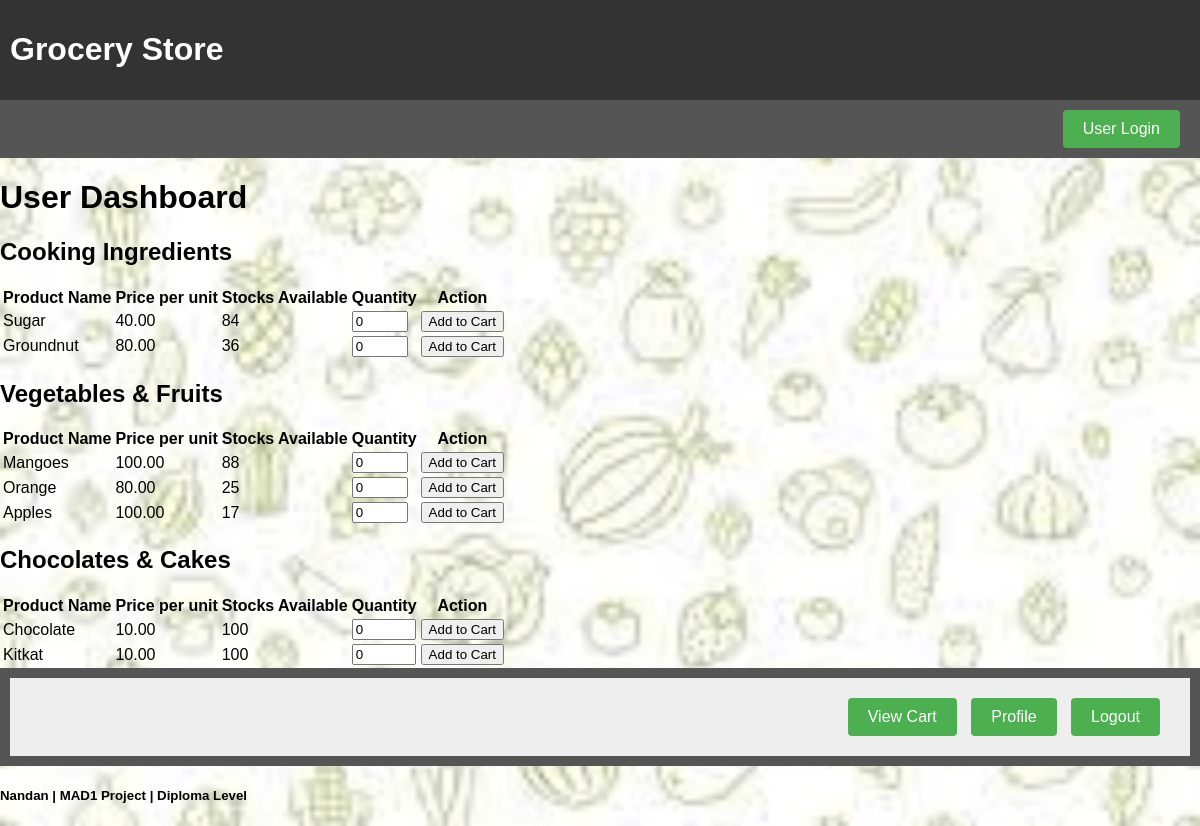
The page /user-dashboard (signed in) on the database its author committed.
### application/models.py (models this page shows)
class InventoryProduct(db.Model):
    __tablename__ = 'products'
    Product_ID = db.Column(db.String(50), primary_key=True)
    Category_ID = db.Column(db.String(50), nullable=False)
    Category_Name = db.Column(db.String(100),nullable=False)
    Product_Name = db.Column(db.String(100), nullable=False)
    Manufacture_date = db.Column(db.Date, nullable=False)
    Expiry_date = db.Column(db.Date, nullable=False)
    Price_per_unit = db.Column(db.Numeric(precision=10, scale=2), nullable=False)
    Stocks = db.Column(db.Integer, nullable=False)
    Unit = db.Column(db.String(50), nullable=True)

### application/controllers.py (the view)
@app.route('/user-dashboard', methods=['GET', 'POST'])
def user_dashboard():
    if not is_logged_in('user'):
        return redirect(url_for('user_login'))
    products = InventoryProduct.query.all()
    categories = {}
    for product in products:
        if product.Category_Name not in categories:
            categories[product.Category_Name] = []
        categories[product.Category_Name].append(product)
    return render_template('user_dashboard.html', categories=categories)

### application/controllers.py (called while the page is built)
def is_logged_in(role):
    return session.get(role)

### templates/user_dashboard.html (shortened to what this page needs)
{% extends 'base_user.html' %}
{% block content %}
<!DOCTYPE html>
<html>
<head>
</head>
<body>
    <h1>User Dashboard</h1>
    {% for category, products in categories.items() %}
        <h2>{{ category }}</h2>
        <table>
            <tr>
                <th>Product Name</th>
                <th>Price per unit</th>
                <th>Stocks Available</th>
                <th>Quantity</th>
                <th>Action</th>
            </tr>
            {% for product in products %}
            <tr>
                <td>{{ product.Product_Name }}</td>
                <td>{{ product.Price_per_unit }}</td>
                <td>{{ product.Stocks }}</td>
                <td>
                    <form method="post" action="{{ url_for('add_to_cart') }}">
                        <input type="number" name="quantity" value="0" min="0" max="{{ product.Stocks }}">
                    </td>
                    <td><button type="submit">Add to Cart</button></td>
            </tr>
            {% endfor %}
        </table>
    {% endfor %}
    <nav class="navbar navbar-light bg-light fixed-top">
        <div class="container justify-content-end">
            <a href="{{ url_for('user_cart') }}" class="button">View Cart</a>
            <a href="{{ url_for('user_profile') }}" class="button">Profile</a>
            <a href="{{ url_for('logout') }}" class="button">Logout</a>
        </div>
    </nav>
</body>
</html>
{% endblock %}

### templates/base_user.html (shortened to what this page needs)
<!DOCTYPE html>
<html>
<head>
</head>
<body>
    <header>
        <h1>Grocery Store</h1>
    </header>
    <nav>
        <a href="{{ url_for('User_login') }}" class="button">User Login</a>
    </nav>
    {% block content %}{% endblock %}
</body>
<div>
    <div id="footer">
    <h5> Nandan | MAD1 Project | Diploma Level </h5>
</div>
</html>

### rows shown on the page
InventoryProduct: Category_Name "Cooking Ingredients", Product_Name "Sugar", Price_per_unit "40.00", Stocks "84"
InventoryProduct: Product_Name "Groundnut", Price_per_unit "80.00", Stocks "36"
InventoryProduct: Category_Name "Vegetables & Fruits", Product_Name "Mangoes", Price_per_unit "100.00", Stocks "88"
InventoryProduct: Product_Name "Orange", Price_per_unit "80.00", Stocks "25"
InventoryProduct: Product_Name "Apples", Price_per_unit "100.00", Stocks "17"
InventoryProduct: Category_Name "Chocolates & Cakes", Product_Name "Chocolate", Price_per_unit "10.00", Stocks "100"
InventoryProduct: Product_Name "Kitkat", Price_per_unit "10.00", Stocks "100"
